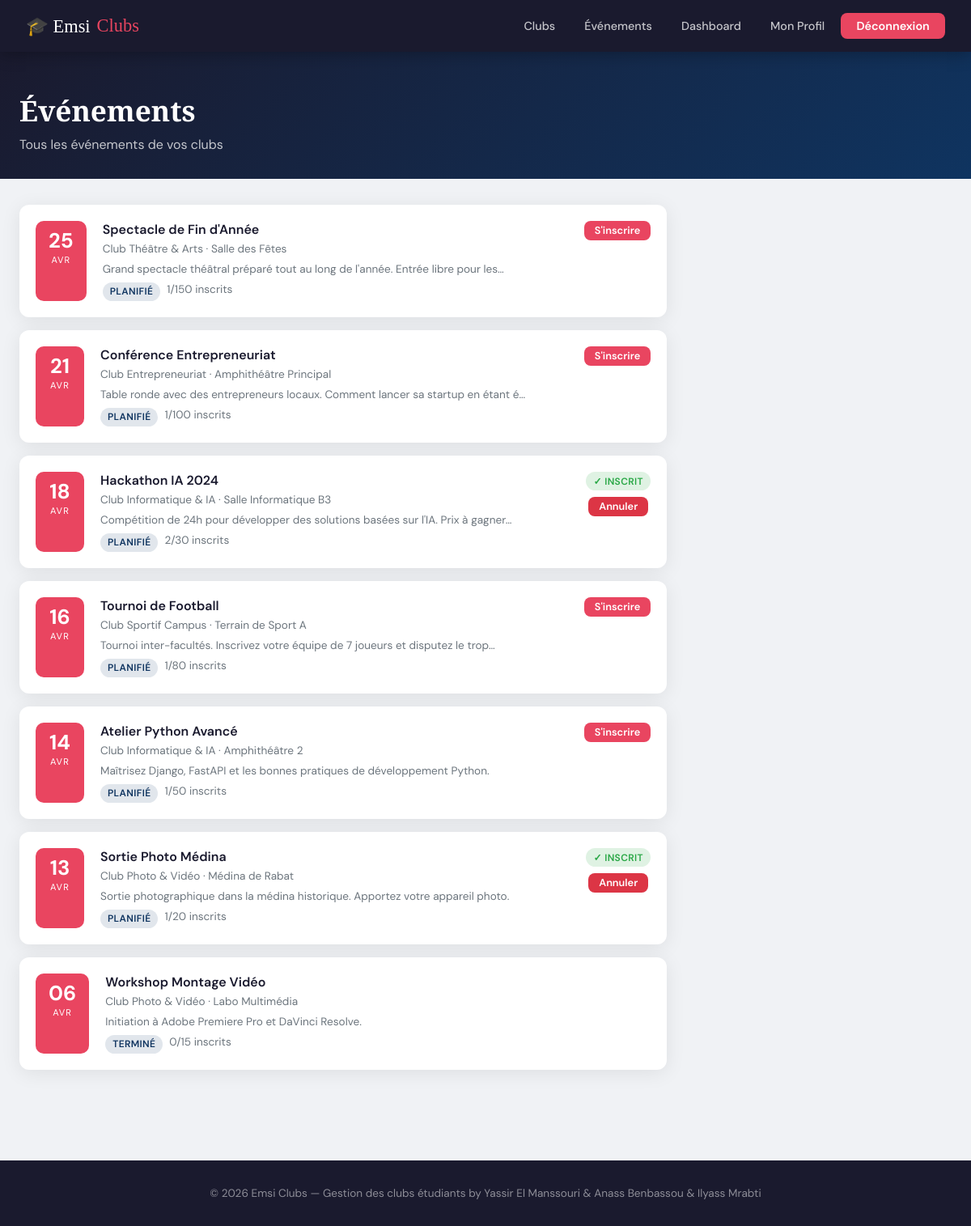
/evenements/ (signed in), run on the app's committed database.
### clubs/models.py (models this page shows, shortened)
class Evenement(models.Model):
    STATUT_CHOICES = [
        ('planifie', 'Planifié'),
        ('en_cours', 'En cours'),
        ('termine', 'Terminé'),
        ('annule', 'Annulé'),
    ]
    titre = models.CharField(max_length=200)
    description = models.TextField()
    club = models.ForeignKey(Club, on_delete=models.CASCADE, related_name='evenements')
    date_debut = models.DateTimeField()
    date_fin = models.DateTimeField()
    lieu = models.CharField(max_length=200)
    capacite_max = models.IntegerField(default=50)
    statut = models.CharField(max_length=20, choices=STATUT_CHOICES, default='planifie')
    image = models.ImageField(upload_to='evenements/', blank=True, null=True)
    date_creation = models.DateTimeField(auto_now_add=True)
    def nombre_inscrits(self):
        return self.participations.filter(confirme=True).count()
    def places_disponibles(self):
        return self.capacite_max - self.nombre_inscrits()

class Club(models.Model):
    CATEGORIE_CHOICES = [
        ('culturel', 'Culturel'),
        ('scientifique', 'Scientifique'),
        ('sportif', 'Sportif'),
        ('artistique', 'Artistique'),
        ('autre', 'Autre'),
    ]
    nom = models.CharField(max_length=200)
    description = models.TextField()
    categorie = models.CharField(max_length=30, choices=CATEGORIE_CHOICES, default='autre')
    logo = models.ImageField(upload_to='clubs/logos/', blank=True, null=True)
    responsable = models.ForeignKey(User, on_delete=models.SET_NULL, null=True, related_name='clubs_geres')
    date_creation = models.DateTimeField(auto_now_add=True)
    actif = models.BooleanField(default=True)

### clubs/views.py (the view)
# urls.py: path('evenements/', views.liste_evenements, name='liste_evenements'),
@login_required
def liste_evenements(request):
    evenements = Evenement.objects.select_related('club').order_by('-date_debut')
    mes_participations = Participation.objects.filter(etudiant=request.user).values_list('evenement_id', flat=True)
    return render(request, 'clubs/liste_evenements.html', {'evenements': evenements, 'mes_participations': mes_participations})

### templates/clubs/liste_evenements.html (shortened to what this page needs)
{% extends 'clubs/base.html' %}
{% block content %}
<div class="page-header"><div class="container"><h1>Événements</h1><p>Tous les événements de vos clubs</p></div></div>
<div class="container" style="padding-bottom:3rem;">
  <div style="display:flex;flex-direction:column;gap:1rem;max-width:800px;">
    {% for evt in evenements %}
    <div class="event-card">
      <div class="event-date"><div class="day">{{ evt.date_debut|date:"d" }}</div><div class="month">{{ evt.date_debut|date:"M" }}</div></div>
      <div class="event-info" style="flex:1;">
        <h4>{{ evt.titre }}</h4>
        <p>{{ evt.club.nom }} · {{ evt.lieu }}</p>
        <p class="text-small text-gray mt-1">{{ evt.description|truncatechars:80 }}</p>
        <div class="flex gap-1 mt-1" style="flex-wrap:wrap;">
          <span class="badge badge-info">{{ evt.get_statut_display }}</span>
          <span class="text-small text-gray">{{ evt.nombre_inscrits }}/{{ evt.capacite_max }} inscrits</span>
        </div>
      </div>
      <div style="display:flex;flex-direction:column;align-items:center;gap:0.5rem;">
        {% if user.is_authenticated %}
          {% if evt.pk in mes_participations %}
            <span class="badge badge-success">✓ Inscrit</span>
            <a href="{% url 'annuler_participation' evt.participations.first.pk %}" class="btn btn-danger btn-sm">Annuler</a>
          {% elif evt.statut == 'planifie' and evt.places_disponibles > 0 %}
            <a href="{% url 'inscrire_evenement' evt.pk %}" class="btn btn-primary btn-sm">S'inscrire</a>
          {% elif evt.places_disponibles == 0 %}
            <span class="badge badge-danger">Complet</span>
          {% endif %}
        {% endif %}
      </div>
    </div>
    {% empty %}<p class="text-gray">Aucun événement disponible.</p>
    {% endfor %}
  </div>
</div>
{% endblock %}

### static/css/style.css (style rules this page uses)
:root { --primary: #1a1a2e; --accent: #e94560; --accent2: #0f3460; --gold: #f5a623; --light: #f0f2f5; --white: #ffffff; --gray: #6c757d; --success: #28a745; --warning: #ffc107; --danger: #dc3545; --card-shadow: 0 4px 24px rgba(0,0,0,0.08); --radius: 12px; }
* { box-sizing: border-box; margin: 0; padding: 0; }
body { font-family: 'DM Sans', sans-serif; background: var(--light); color: var(--primary); min-height: 100vh; }
.container { max-width: 1200px; margin: 0 auto; padding: 0 1.5rem; }
.page-header { background: linear-gradient(135deg, var(--primary) 0%, var(--accent2) 100%); color: var(--white); padding: 3rem 0 2rem; margin-bottom: 2rem; }
.page-header h1 { font-family: 'Playfair Display', serif; font-size: 2.2rem; }
.page-header p { opacity: 0.75; margin-top: 0.5rem; }
.btn { display: inline-flex; align-items: center; gap: 0.4rem; padding: 0.55rem 1.4rem; border-radius: 8px; font-family: 'DM Sans', sans-serif; font-size: 0.9rem; font-weight: 600; cursor: pointer; border: none; text-decoration: none; transition: all 0.2s; line-height: 1; }
.btn-primary { background: var(--accent); color: var(--white); }
.btn-danger { background: var(--danger); color: var(--white); }
.btn-sm { padding: 0.35rem 0.8rem; font-size: 0.8rem; }
.badge { display: inline-block; padding: 0.3em 0.75em; border-radius: 50px; font-size: 0.75rem; font-weight: 600; text-transform: uppercase; letter-spacing: 0.03em; }
.badge-success { background: rgba(40,167,69,0.15); color: var(--success); }
.badge-info { background: rgba(15,52,96,0.12); color: var(--accent2); }
.event-card { display: flex; gap: 1.25rem; background: var(--white); border-radius: var(--radius); padding: 1.25rem; box-shadow: var(--card-shadow); }
.event-date { background: var(--accent); color: var(--white); border-radius: 10px; padding: 0.75rem 1rem; text-align: center; min-width: 60px; flex-shrink: 0; }
.event-date .day { font-size: 1.6rem; font-weight: 700; line-height: 1; }
.event-date .month { font-size: 0.7rem; text-transform: uppercase; letter-spacing: 0.1em; margin-top: 0.2rem; }
.event-info h4 { font-weight: 600; margin-bottom: 0.3rem; }
.event-info p { color: var(--gray); font-size: 0.85rem; }
.mt-1 { margin-top: 0.5rem; }
.flex { display: flex; }
.gap-1 { gap: 0.5rem; }
.text-gray { color: var(--gray); }
.text-small { font-size: 0.85rem; }

### data on the page
Evenement: date_debut "25", date_debut "AVR", titre "Spectacle de Fin d'Année", club.nom "Club Théâtre & Arts", lieu "Salle des Fêtes", description "Grand spectacle théâtral préparé tout au long de l'année. Entrée libre pour les…", statut "PLANIFIÉ", nombre_inscrits "1", capacite_max "150", shows "S'inscrire"
Evenement: date_debut "21", date_debut "AVR", titre "Conférence Entrepreneuriat", club.nom "Club Entrepreneuriat", lieu "Amphithéâtre Principal", description "Table ronde avec des entrepreneurs locaux. Comment lancer sa startup en étant é…", statut "PLANIFIÉ", nombre_inscrits "1", capacite_max "100", shows "S'inscrire"
Evenement: date_debut "18", date_debut "AVR", titre "Hackathon IA 2024", club.nom "Club Informatique & IA", lieu "Salle Informatique B3", description "Compétition de 24h pour développer des solutions basées sur l'IA. Prix à gagner…", statut "PLANIFIÉ", nombre_inscrits "2", capacite_max "30", shows "✓ INSCRIT"
Evenement: date_debut "16", date_debut "AVR", titre "Tournoi de Football", club.nom "Club Sportif Campus", lieu "Terrain de Sport A", description "Tournoi inter-facultés. Inscrivez votre équipe de 7 joueurs et disputez le trop…", statut "PLANIFIÉ", nombre_inscrits "1", capacite_max "80", shows "S'inscrire"
Evenement: date_debut "14", date_debut "AVR", titre "Atelier Python Avancé", club.nom "Club Informatique & IA", lieu "Amphithéâtre 2", description "Maîtrisez Django, FastAPI et les bonnes pratiques de développement Python.", statut "PLANIFIÉ", nombre_inscrits "1", capacite_max "50", shows "S'inscrire"
Evenement: date_debut "13", date_debut "AVR", titre "Sortie Photo Médina", club.nom "Club Photo & Vidéo", lieu "Médina de Rabat", description "Sortie photographique dans la médina historique. Apportez votre appareil photo.", statut "PLANIFIÉ", nombre_inscrits "1", capacite_max "20", shows "✓ INSCRIT"
Evenement: date_debut "06", date_debut "AVR", titre "Workshop Montage Vidéo", club.nom "Club Photo & Vidéo", lieu "Labo Multimédia", description "Initiation à Adobe Premiere Pro et DaVinci Resolve.", statut "TERMINÉ", nombre_inscrits "0", capacite_max "15"
